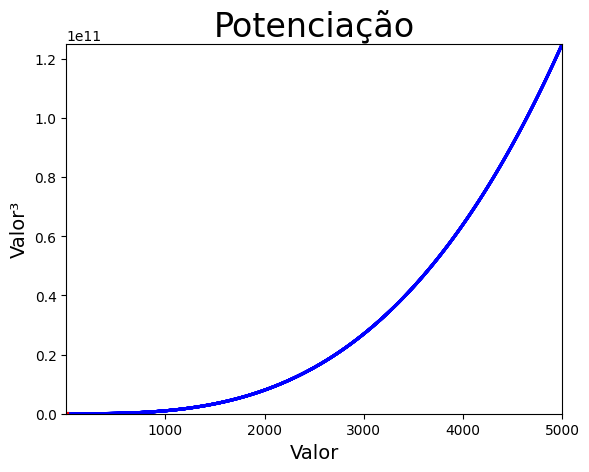

Reproduce this figure in Python.
#Cubos: Um número elevado a terceira potencia é chamado de cubo. Faça a plotagem dos cinco primeiro números elevados ao cubo e,
# em seguida, dos primeiros 5.000 números elevados ao cubo.
import matplotlib.pyplot as plt

x_value = list(range(1, 6))
y_value = [x**3 for x in x_value]

x2_value = list(range(1, 5001))
y2_value = [x2**3 for x2 in x2_value]

#Plota e estiliza x_value e y_value
plt.plot(x_value, y_value, c='Red', linewidth=3)

#Plota e estiliza x2_value e y2_value
plt.scatter(x2_value, y2_value, edgecolors='None', c='Blue', s=5)

#Define e estiliza titulo e eixos
plt.title('Potenciação', fontsize=24)
plt.xlabel('Valor', fontsize=14)
plt.ylabel('Valor³', fontsize=14)

#Estiliza dado dos eixos
plt.tick_params(axis='both', labelsize=10)

#Define valores mínimo e máximo dos eixos
plt.axis([1, 5001, 1, 125000000001])

plt.savefig('exercicio_15.1.png', bbox_inches='tight')